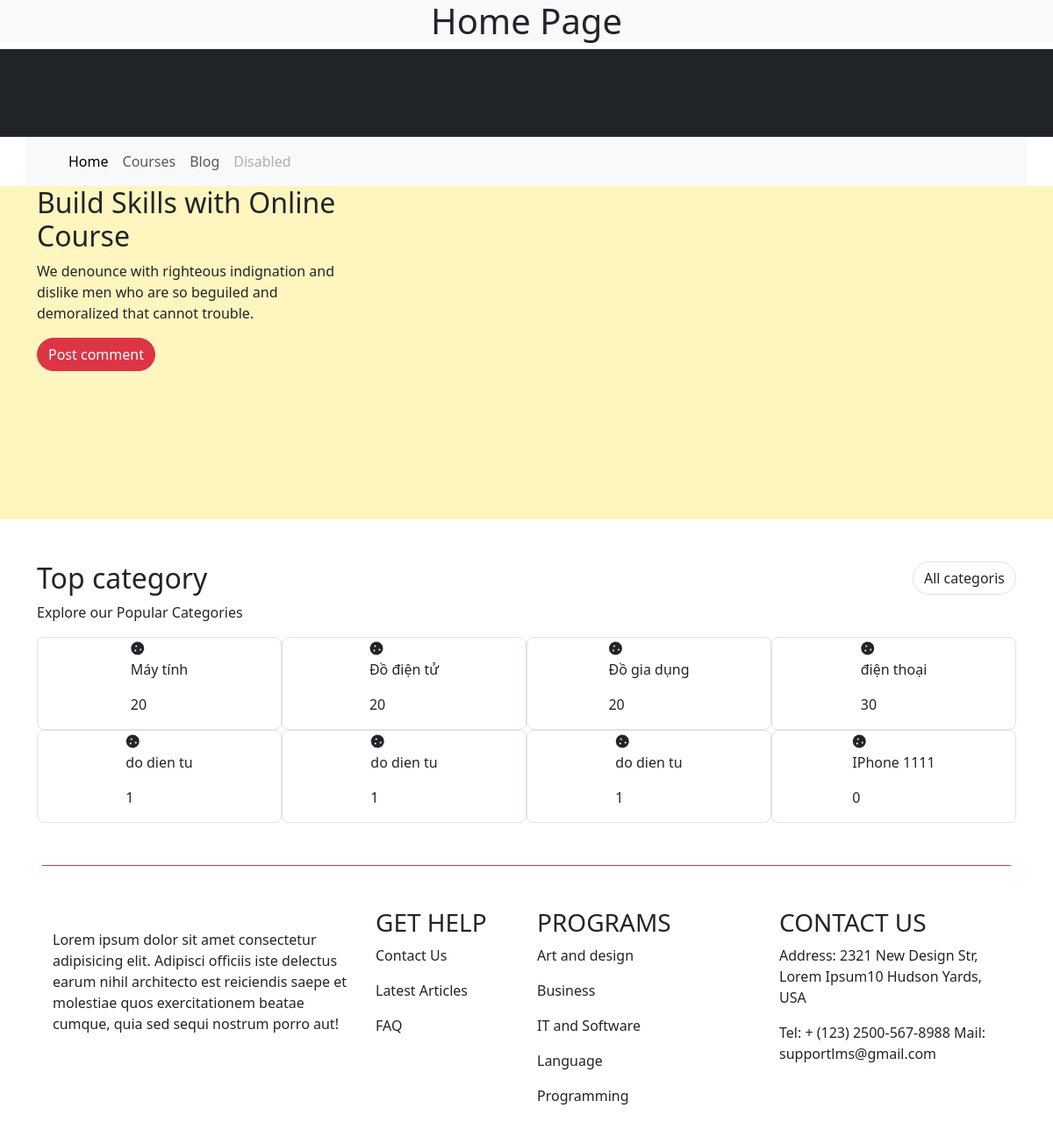
The page / on the database its author committed.
### tables this page shows
CREATE TABLE `categories` (
  `id_category` int(11) NOT NULL,
  `name_category` varchar(50) NOT NULL,
  `soluong` int(11) NOT NULL
);

### index.php (the view, shortened to what this page needs)
<?php
    $sqlcon = mysqli_connect('localhost', 'root', '', 'baithuchanhweb');
    $sql = "SELECT * FROM categories";
    $result = mysqli_query($sqlcon,$sql);
?>
<!DOCTYPE html>
<html lang="en">
<head>
    <link href="https://cdn.jsdelivr.net/npm/bootstrap@5.3.3/dist/css/bootstrap.min.css" rel="stylesheet">
    <link rel="stylesheet" href="https://cdnjs.cloudflare.com/ajax/libs/font-awesome/6.4.0/css/all.min.css" />
</head>
<body >
    <header>
        <div class="title bg-light">
            <h1 class="text-center">Home Page</h1>
        </div>
        <div class="bg-dark" style="height: 100px;"></div>
        <div class="container bg-light ">
            <nav class="navbar navbar-expand-lg bg-body-tertiary">
                <div class="container-fluid">
                  <div class="collapse navbar-collapse" id="navbarNav">
                    <ul class="navbar-nav">
                      <li class="nav-item">
                        <a class="nav-link active" aria-current="page" href="#">Home</a>
                      </li>
                      <li class="nav-item">
                        <a class="nav-link" href="#">Courses</a>
                      </li>
                      <li class="nav-item">
                        <a class="nav-link" href="#">Blog</a>
                      </li>
                      <li class="nav-item">
                        <a class="nav-link disabled" aria-disabled="true">Disabled</a>
                      </li>
                    </ul>
                  </div>
                </div>
            </nav>
        </div>
    </header>
    <main>
    <div class="slide-3 overflow-hidden" style="background-color: #FFF5BE; height: 380px;">
            <div class="container d-flex ">
                <div class="row justify-content-between align-items-center">
                    <div class="col-5 ">
                        <h2>Build Skills with
                            Online Course</h2>
                        <p>We denounce with righteous indignation and dislike men who are so beguiled and demoralized that cannot trouble.</p>
                        <button class="btn btn-danger rounded-pill">Post comment</button>
                    </div>
                    <div class="col-4">
                    </div>
                </div>
            </div>
        </div>
        <div class="container mt-5">
            <div class="head d-flex justify-content-between">
                <div>
                    <h2>Top category</h2>
                    <p>Explore our Popular Categories</p>
                </div>
                <div>
                    <button class="btn border rounded-pill">All categoris</button>
                </div>
            </div>
            <div class="d-flex flex-wrap" >
            <?php while($row = mysqli_fetch_array($result)){
            ?>
                <div class="col-3 border rounded-3 d-flex justify-content-center" >
                    <a class="text-decoration-none text-dark" href="#" >
                        <i class="fa-solid fa-cookie text-center" ></i>
                        <p><?= $row['name_category'] ?></p>
                        <p><?= $row['soluong'] ?></p>
                    </a>
                </div>
           <?php
           }?>
           </div>
        </div>
    </main>
    <footer class="border-top border-danger m-5">
        <div class="container mt-5">
            <div class="row">
                <div class="col-4">
                    <p>Lorem ipsum dolor sit amet consectetur adipisicing elit. Adipisci officiis iste delectus earum nihil architecto est reiciendis saepe et molestiae quos exercitationem beatae cumque, quia sed sequi nostrum porro aut!</p>
                </div>
                <div class="col-2">
                    <h3>GET HELP</h3>
                    <p>Contact Us</p>
                    <p>Latest Articles</p>
                    <p>FAQ</p>
                </div>
                <div class="col-3">
                    <h3>PROGRAMS</h3>
                    <p>Art and design</p>
                    <p>Business</p>
                    <p>IT and Software</p>
                    <p>Language</p>
                    <p>Programming</p>
                </div>
                <div class="col-3">
                    <h3>CONTACT US</h3>
                    <p>Address: 2321 New Design Str, Lorem Ipsum10 Hudson Yards, USA</p>
                    <p>Tel: + (123) 2500-567-8988
                    Mail: supportlms@gmail.com</p>
                </div>
            </div>
        </div>
    </footer>
</body>
</html>

### rows shown on the page
categories: name_category "Máy tính", soluong "20"
categories: name_category "Đồ điện tử", soluong "20"
categories: name_category "Đồ gia dụng", soluong "20"
categories: name_category "điện thoại", soluong "30"
categories: name_category "do dien tu", soluong "1"
categories: name_category "do dien tu", soluong "1"
categories: name_category "do dien tu", soluong "1"
categories: name_category "IPhone 1111", soluong "0"
